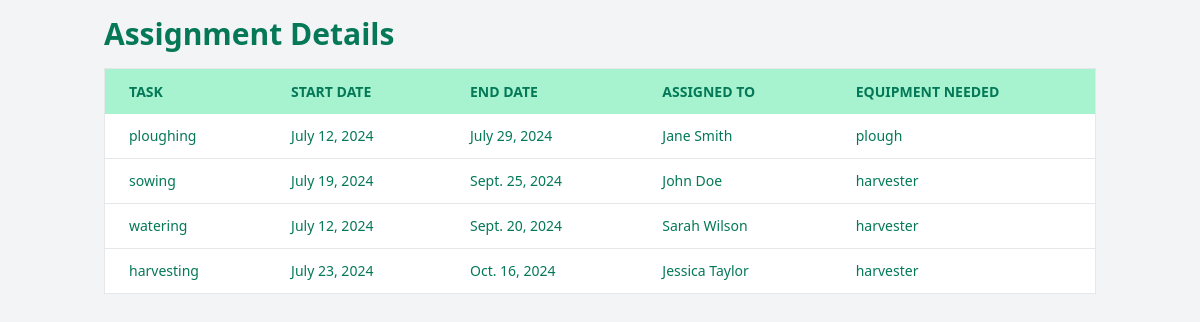
The app's page /dashboard/task/ with its own data.
### dashboard/models.py (models this page shows, shortened)
class AssignmentDetails(models.Model):
    TASK_CHOICES = [
        ('ploughing', 'Ploughing'),
        ('sowing', 'Sowing'),
        ('watering', 'Watering'),
        ('harvesting', 'Harvesting'),
    ]
    task = models.CharField(max_length=50, choices=TASK_CHOICES)
    start_date = models.DateField()
    end_date = models.DateField()
    assigned_to = models.ForeignKey(WorkerDetails, on_delete=models.CASCADE)
    equipment_needed = models.ForeignKey(EquipmentDetails, on_delete=models.CASCADE, related_name='assignments', null=True, blank=True)
    class Meta:
        verbose_name = "Assignment"
        verbose_name_plural = "Assignments"

class WorkerDetails(models.Model):
    first_name = models.CharField(max_length=100)
    last_name = models.CharField(max_length=100)
    phone_number = models.CharField(max_length=15)

class EquipmentDetails(models.Model):
    EQUIPMENT_CHOICES = [
        ('plough', 'Plough'),
        ('seed-drill', 'Seed Drill'),
        ('sprayer', 'Sprayer'),
        ('harvester', 'Harvester'),
    ]
    STATUS_CHOICES = [
        ('available', 'Available'),
        ('un_available', 'Un-Available'),
    ]
    equipment = models.CharField(max_length=20, choices=EQUIPMENT_CHOICES)
    status = models.CharField(max_length=20, choices=STATUS_CHOICES)
    supplied_by = models.ForeignKey(SupplierDetails, on_delete=models.CASCADE, related_name='equipment_supplied')

### dashboard/views.py (the view)
# urls.py: path('dashboard/task/', views.task, name='task'),
def task(request):
    assignments = AssignmentDetails.objects.all()
    return render(request, 'task.html', {'assignments': assignments})

### templates/task.html (shortened to what this page needs)
<!DOCTYPE html>
<html lang="en">
<head>
    <link href="https://cdn.jsdelivr.net/npm/tailwindcss@2.2.19/dist/tailwind.min.css" rel="stylesheet">
</head>
<body class="bg-gray-100">
    <div class="container mx-auto p-4">
        <h1 class="text-3xl font-bold mb-4 text-green-700">Assignment Details</h1>
        <div class="overflow-x-auto">
            <table class="min-w-full bg-white border border-gray-200">
                <thead>
                    <tr class="bg-green-200 text-green-700 uppercase text-sm leading-normal">
                        <th class="py-3 px-6 text-left">Task</th>
                        <th class="py-3 px-6 text-left">Start Date</th>
                        <th class="py-3 px-6 text-left">End Date</th>
                        <th class="py-3 px-6 text-left">Assigned To</th>
                        <th class="py-3 px-6 text-left">Equipment Needed</th>
                    </tr>
                </thead>
                <tbody class="text-green-700 text-sm font-light">
                    {% for assignment in assignments %}
                        <tr class="border-b border-gray-200 hover:bg-green-100">
                            <td class="py-3 px-6 text-left whitespace-nowrap">{{ assignment.task }}</td>
                            <td class="py-3 px-6 text-left">{{ assignment.start_date }}</td>
                            <td class="py-3 px-6 text-left">{{ assignment.end_date }}</td>
                            <td class="py-3 px-6 text-left">{{ assignment.assigned_to.first_name }} {{ assignment.assigned_to.last_name }}</td>
                            <td class="py-3 px-6 text-left">{{ assignment.equipment_needed.equipment }}</td>
                        </tr>
                    {% endfor %}
                </tbody>
            </table>
        </div>
    </div>
</body>
</html>

### records on screen
AssignmentDetails: task "ploughing", start_date "July 12, 2024", end_date "July 29, 2024", assigned_to.first_name "Jane", assigned_to.last_name "Smith", equipment_needed.equipment "plough"
AssignmentDetails: task "sowing", start_date "July 19, 2024", end_date "Sept. 25, 2024", assigned_to.first_name "John", assigned_to.last_name "Doe", equipment_needed.equipment "harvester"
AssignmentDetails: task "watering", start_date "July 12, 2024", end_date "Sept. 20, 2024", assigned_to.first_name "Sarah", assigned_to.last_name "Wilson", equipment_needed.equipment "harvester"
AssignmentDetails: task "harvesting", start_date "July 23, 2024", end_date "Oct. 16, 2024", assigned_to.first_name "Jessica", assigned_to.last_name "Taylor", equipment_needed.equipment "harvester"
